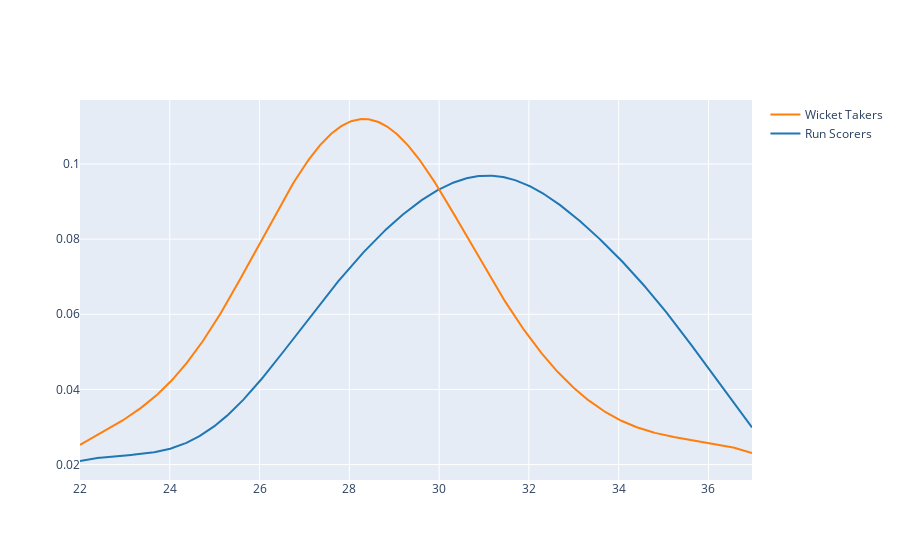

Notebook code for this chart:
### Code cell
fig = ff.create_distplot([batting_age,bowling_age],['Run Scorers','Wicket Takers'],show_hist=False,show_rug=False)
fig.show()

### Figure 1 — Plotly figure (JSON) as saved in the notebook; plotly's stock layout.template omitted (floating-point values rounded to 4 significant figures; data arrays with more than 128 entries replaced by an {"elided": "..."} marker saying what was removed)
{"data": [{"legendgroup": "Run Scorers", "marker": {"color": "rgb(31, 119, 180)"}, "mode": "lines", "name": "Run Scorers", "showlegend": true, "type": "scatter", "x": {"elided": "500 float values"}, "xaxis": "x", "y": {"elided": "500 float values"}, "yaxis": "y"}, {"legendgroup": "Wicket Takers", "marker": {"color": "rgb(255, 127, 14)"}, "mode": "lines", "name": "Wicket Takers", "showlegend": true, "type": "scatter", "x": {"elided": "500 float values"}, "xaxis": "x", "y": {"elided": "500 float values"}, "yaxis": "y"}], "layout": {"barmode": "overlay", "hovermode": "closest", "legend": {"traceorder": "reversed"}, "xaxis": {"anchor": "y2", "domain": [0, 1], "zeroline": false}, "yaxis": {"anchor": "free", "domain": [0, 1], "position": 0}}}
